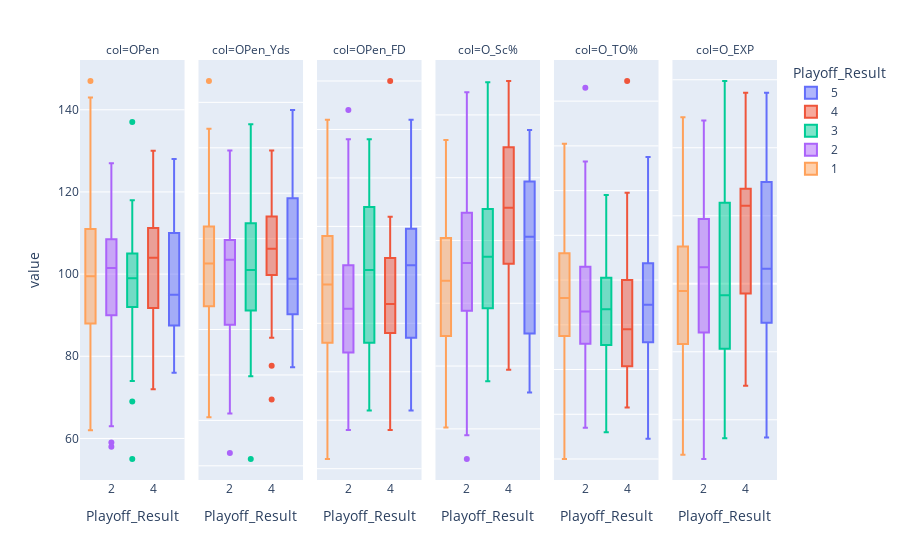

Write notebook code for a chart like this one.
### Code cell
import plotly.express as px

px.box(pen.melt(id_vars=['Playoff_Result'], var_name = "col" ), x = "Playoff_Result", y='value', 
       color = 'Playoff_Result',facet_col='col').update_yaxes(matches=None)

### Figure 1 — Plotly figure (JSON) as saved in the notebook; plotly's stock layout.template omitted (floating-point values rounded to 4 significant figures)
{"data": [{"alignmentgroup": "True", "hovertemplate": "Playoff_Result=%{x}<br>col=OPen<br>value=%{y}<extra></extra>", "legendgroup": "5", "marker": {"color": "#636efa"}, "name": "5", "notched": false, "offsetgroup": "5", "orientation": "v", "showlegend": true, "type": "box", "x": [5, 5, 5, 5, 5, 5, 5, 5, 5, 5, 5, 5, 5, 5, 5, 5, 5, 5, 5, 5, 5, 5, 5], "x0": " ", "xaxis": "x", "y": [95, 92, 103, 111, 101, 99, 86, 77, 95, 89, 78, 94, 121, 128, 120, 115, 93, 116, 93, 107, 84, 76, 87], "y0": " ", "yaxis": "y"}, {"alignmentgroup": "True", "hovertemplate": "Playoff_Result=%{x}<br>col=OPen_Yds<br>value=%{y}<extra></extra>", "legendgroup": "5", "marker": {"color": "#636efa"}, "name": "5", "notched": false, "offsetgroup": "5", "orientation": "v", "showlegend": false, "type": "box", "x": [5, 5, 5, 5, 5, 5, 5, 5, 5, 5, 5, 5, 5, 5, 5, 5, 5, 5, 5, 5, 5, 5, 5], "x0": " ", "xaxis": "x2", "y": [730, 802, 789, 998, 822, 876, 718, 652, 812, 787, 617, 795, 1127, 1183, 1080, 1063, 819, 962, 744, 1029, 715, 637, 838], "y0": " ", "yaxis": "y2"}, {"alignmentgroup": "True", "hovertemplate": "Playoff_Result=%{x}<br>col=OPen_FD<br>value=%{y}<extra></extra>", "legendgroup": "5", "marker": {"color": "#636efa"}, "name": "5", "notched": false, "offsetgroup": "5", "orientation": "v", "showlegend": false, "type": "box", "x": [5, 5, 5, 5, 5, 5, 5, 5, 5, 5, 5, 5, 5, 5, 5, 5, 5, 5, 5, 5, 5, 5, 5], "x0": " ", "xaxis": "x3", "y": [16, 28, 25, 26, 31, 33, 23, 35, 18, 18, 20, 31, 34, 31, 37, 28, 39, 37, 28, 46, 44, 23, 31], "y0": " ", "yaxis": "y3"}, {"alignmentgroup": "True", "hovertemplate": "Playoff_Result=%{x}<br>col=O_Sc%<br>value=%{y}<extra></extra>", "legendgroup": "5", "marker": {"color": "#636efa"}, "name": "5", "notched": false, "offsetgroup": "5", "orientation": "v", "showlegend": false, "type": "box", "x": [5, 5, 5, 5, 5, 5, 5, 5, 5, 5, 5, 5, 5, 5, 5, 5, 5, 5, 5, 5, 5, 5, 5], "x0": " ", "xaxis": "x4", "y": [0.328, 0.324, 0.326, 0.279, 0.421, 0.361, 0.474, 0.323, 0.326, 0.416, 0.35, 0.325, 0.358, 0.407, 0.453, 0.312, 0.429, 0.403, 0.408, 0.488, 0.478, 0.459, 0.464], "y0": " ", "yaxis": "y4"}, {"alignmentgroup": "True", "hovertemplate": "Playoff_Result=%{x}<br>col=O_TO%<br>value=%{y}<extra></extra>", "legendgroup": "5", "marker": {"color": "#636efa"}, "name": "5", "notched": false, "offsetgroup": "5", "orientation": "v", "showlegend": false, "type": "box", "x": [5, 5, 5, 5, 5, 5, 5, 5, 5, 5, 5, 5, 5, 5, 5, 5, 5, 5, 5, 5, 5, 5, 5], "x0": " ", "xaxis": "x5", "y": [0.128, 0.146, 0.107, 0.113, 0.146, 0.109, 0.109, 0.175, 0.126, 0.135, 0.109, 0.115, 0.078, 0.093, 0.072, 0.151, 0.049, 0.094, 0.092, 0.079, 0.089, 0.122, 0.101], "y0": " ", "yaxis": "y5"}, {"alignmentgroup": "True", "hovertemplate": "Playoff_Result=%{x}<br>col=O_EXP<br>value=%{y}<extra></extra>", "legendgroup": "5", "marker": {"color": "#636efa"}, "name": "5", "notched": false, "offsetgroup": "5", "orientation": "v", "showlegend": false, "type": "box", "x": [5, 5, 5, 5, 5, 5, 5, 5, 5, 5, 5, 5, 5, 5, 5, 5, 5, 5, 5, 5, 5, 5, 5], "x0": " ", "xaxis": "x6", "y": [-226.1, -179.1, -43.76, -136.5, 22.2, -59.51, 26.73, -163.8, -199.9, 60.76, -45.71, -45.79, 22.03, 60.55, 181.1, -50.98, 113.4, 21.06, 191.0, 263.4, 246.2, 161.5, 281], "y0": " ", "yaxis": "y6"}, {"alignmentgroup": "True", "hovertemplate": "Playoff_Result=%{x}<br>col=OPen<br>value=%{y}<extra></extra>", "legendgroup": "4", "marker": {"color": "#EF553B"}, "name": "4", "notched": false, "offsetgroup": "4", "orientation": "v", "showlegend": true, "type": "box", "x": [4, 4, 4, 4, 4, 4, 4, 4, 4, 4, 4, 4, 4, 4, 4, 4, 4, 4, 4, 4, 4, 4, 4], "x0": " ", "xaxis": "x", "y": [91, 107, 129, 116, 124, 94, 112, 78, 107, 74, 100, 87, 109, 117, 130, 103, 104, 95, 96, 105, 105, 72, 90], "y0": " ", "yaxis": "y"}, {"alignmentgroup": "True", "hovertemplate": "Playoff_Result=%{x}<br>col=OPen_Yds<br>value=%{y}<extra></extra>", "legendgroup": "4", "marker": {"color": "#EF553B"}, "name": "4", "notched": false, "offsetgroup": "4", "orientation": "v", "showlegend": false, "type": "box", "x": [4, 4, 4, 4, 4, 4, 4, 4, 4, 4, 4, 4, 4, 4, 4, 4, 4, 4, 4, 4, 4, 4, 4], "x0": " ", "xaxis": "x2", "y": [839, 847, 1094, 966, 952, 846, 923, 690, 781, 546, 903, 815, 960, 1000, 1009, 887, 848, 835, 878, 939, 919, 620, 682], "y0": " ", "yaxis": "y2"}, {"alignmentgroup": "True", "hovertemplate": "Playoff_Result=%{x}<br>col=OPen_FD<br>value=%{y}<extra></extra>", "legendgroup": "4", "marker": {"color": "#EF553B"}, "name": "4", "notched": false, "offsetgroup": "4", "orientation": "v", "showlegend": false, "type": "box", "x": [4, 4, 4, 4, 4, 4, 4, 4, 4, 4, 4, 4, 4, 4, 4, 4, 4, 4, 4, 4, 4, 4, 4], "x0": " ", "xaxis": "x3", "y": [15, 17, 27, 24, 26, 27, 36, 26, 25, 29, 14, 30, 22, 35, 24, 24, 32, 50, 31, 31, 32, 33, 29], "y0": " ", "yaxis": "y3"}, {"alignmentgroup": "True", "hovertemplate": "Playoff_Result=%{x}<br>col=O_Sc%<br>value=%{y}<extra></extra>", "legendgroup": "4", "marker": {"color": "#EF553B"}, "name": "4", "notched": false, "offsetgroup": "4", "orientation": "v", "showlegend": false, "type": "box", "x": [4, 4, 4, 4, 4, 4, 4, 4, 4, 4, 4, 4, 4, 4, 4, 4, 4, 4, 4, 4, 4, 4, 4], "x0": " ", "xaxis": "x4", "y": [0.297, 0.44, 0.427, 0.308, 0.359, 0.389, 0.348, 0.527, 0.393, 0.379, 0.369, 0.472, 0.393, 0.475, 0.406, 0.429, 0.526, 0.494, 0.486, 0.443, 0.479, 0.426, 0.425], "y0": " ", "yaxis": "y4"}, {"alignmentgroup": "True", "hovertemplate": "Playoff_Result=%{x}<br>col=O_TO%<br>value=%{y}<extra></extra>", "legendgroup": "4", "marker": {"color": "#EF553B"}, "name": "4", "notched": false, "offsetgroup": "4", "orientation": "v", "showlegend": false, "type": "box", "x": [4, 4, 4, 4, 4, 4, 4, 4, 4, 4, 4, 4, 4, 4, 4, 4, 4, 4, 4, 4, 4, 4, 4], "x0": " ", "xaxis": "x5", "y": [0.12, 0.209, 0.094, 0.149, 0.109, 0.081, 0.159, 0.078, 0.157, 0.132, 0.095, 0.083, 0.079, 0.104, 0.069, 0.096, 0.063, 0.069, 0.098, 0.12, 0.092, 0.1, 0.102], "y0": " ", "yaxis": "y5"}, {"alignmentgroup": "True", "hovertemplate": "Playoff_Result=%{x}<br>col=O_EXP<br>value=%{y}<extra></extra>", "legendgroup": "4", "marker": {"color": "#EF553B"}, "name": "4", "notched": false, "offsetgroup": "4", "orientation": "v", "showlegend": false, "type": "box", "x": [4, 4, 4, 4, 4, 4, 4, 4, 4, 4, 4, 4, 4, 4, 4, 4, 4, 4, 4, 4, 4, 4, 4], "x0": " ", "xaxis": "x6", "y": [-107.3, 4.1, 123.3, -149.9, -11.51, 48.65, -133.8, 133.7, -42.91, 43.68, -133.7, 99.08, -15.31, 277.2, 137.2, 115.3, 212.1, 114.8, 239.8, 140.4, 280.8, 118.5, 227.0], "y0": " ", "yaxis": "y6"}, {"alignmentgroup": "True", "hovertemplate": "Playoff_Result=%{x}<br>col=OPen<br>value=%{y}<extra></extra>", "legendgroup": "3", "marker": {"color": "#00cc96"}, "name": "3", "notched": false, "offsetgroup": "3", "orientation": "v", "showlegend": true, "type": "box", "x": [3, 3, 3, 3, 3, 3, 3, 3, 3, 3, 3, 3, 3, 3, 3, 3, 3, 3, 3, 3, 3, 3, 3, 3, 3, 3, 3, 3, 3, 3, 3, 3, 3, 3, 3, 3, 3, 3, 3, 3, 3, 3, 3, 3, 3, 3], "x0": " ", "xaxis": "x", "y": [118, 106, 100, 86, 111, 112, 96, 92, 109, 99, 97, 91, 98, 79, 113, 94, 74, 103, 101, 88, 91, 103, 113, 92, 97, 55, 103, 69, 92, 105, 96, 94, 112, 100, 100, 112, 94, 137, 100, 99, 84, 102, 102, 111, 94, 81], "y0": " ", "yaxis": "y"}, {"alignmentgroup": "True", "hovertemplate": "Playoff_Result=%{x}<br>col=OPen_Yds<br>value=%{y}<extra></extra>", "legendgroup": "3", "marker": {"color": "#00cc96"}, "name": "3", "notched": false, "offsetgroup": "3", "orientation": "v", "showlegend": false, "type": "box", "x": [3, 3, 3, 3, 3, 3, 3, 3, 3, 3, 3, 3, 3, 3, 3, 3, 3, 3, 3, 3, 3, 3, 3, 3, 3, 3, 3, 3, 3, 3, 3, 3, 3, 3, 3, 3, 3, 3, 3, 3, 3, 3, 3, 3, 3, 3], "x0": " ", "xaxis": "x2", "y": [940, 908, 768, 737, 897, 891, 817, 662, 905, 835, 756, 732, 940, 597, 1006, 761, 635, 785, 757, 677, 768, 934, 1014, 742, 840, 415, 845, 625, 775, 848, 860, 758, 1068, 827, 949, 936, 939, 1152, 774, 932, 684, 941, 1066, 925, 730, 623], "y0": " ", "yaxis": "y2"}, {"alignmentgroup": "True", "hovertemplate": "Playoff_Result=%{x}<br>col=OPen_FD<br>value=%{y}<extra></extra>", "legendgroup": "3", "marker": {"color": "#00cc96"}, "name": "3", "notched": false, "offsetgroup": "3", "orientation": "v", "showlegend": false, "type": "box", "x": [3, 3, 3, 3, 3, 3, 3, 3, 3, 3, 3, 3, 3, 3, 3, 3, 3, 3, 3, 3, 3, 3, 3, 3, 3, 3, 3, 3, 3, 3, 3, 3, 3, 3, 3, 3, 3, 3, 3, 3, 3, 3, 3, 3, 3, 3], "x0": " ", "xaxis": "x3", "y": [32, 19, 20, 16, 23, 18, 41, 32, 31, 28, 23, 39, 28, 24, 28, 16, 20, 21, 24, 17, 24, 18, 31, 33, 37, 26, 23, 43, 30, 40, 31, 44, 29, 36, 38, 38, 33, 37, 40, 36, 28, 38, 31, 33, 27, 40], "y0": " ", "yaxis": "y3"}, {"alignmentgroup": "True", "hovertemplate": "Playoff_Result=%{x}<br>col=O_Sc%<br>value=%{y}<extra></extra>", "legendgroup": "3", "marker": {"color": "#00cc96"}, "name": "3", "notched": false, "offsetgroup": "3", "orientation": "v", "showlegend": false, "type": "box", "x": [3, 3, 3, 3, 3, 3, 3, 3, 3, 3, 3, 3, 3, 3, 3, 3, 3, 3, 3, 3, 3, 3, 3, 3, 3, 3, 3, 3, 3, 3, 3, 3, 3, 3, 3, 3, 3, 3, 3, 3, 3, 3, 3, 3, 3, 3], "x0": " ", "xaxis": "x4", "y": [0.392, 0.397, 0.294, 0.346, 0.36, 0.346, 0.342, 0.463, 0.288, 0.358, 0.36, 0.358, 0.344, 0.368, 0.389, 0.34, 0.355, 0.33, 0.42, 0.318, 0.293, 0.322, 0.396, 0.355, 0.481, 0.44, 0.378, 0.408, 0.467, 0.395, 0.432, 0.425, 0.385, 0.438, 0.389, 0.347, 0.518, 0.526, 0.373, 0.314, 0.497, 0.494, 0.412, 0.482, 0.414, 0.415], "y0": " ", "yaxis": "y4"}, {"alignmentgroup": "True", "hovertemplate": "Playoff_Result=%{x}<br>col=O_TO%<br>value=%{y}<extra></extra>", "legendgroup": "3", "marker": {"color": "#00cc96"}, "name": "3", "notched": false, "offsetgroup": "3", "orientation": "v", "showlegend": false, "type": "box", "x": [3, 3, 3, 3, 3, 3, 3, 3, 3, 3, 3, 3, 3, 3, 3, 3, 3, 3, 3, 3, 3, 3, 3, 3, 3, 3, 3, 3, 3, 3, 3, 3, 3, 3, 3, 3, 3, 3, 3, 3, 3, 3, 3, 3, 3, 3], "x0": " ", "xaxis": "x5", "y": [0.106, 0.149, 0.109, 0.115, 0.12, 0.132, 0.102, 0.102, 0.158, 0.117, 0.081, 0.126, 0.138, 0.121, 0.121, 0.126, 0.115, 0.108, 0.09, 0.152, 0.157, 0.106, 0.052, 0.118, 0.081, 0.103, 0.09, 0.1, 0.071, 0.146, 0.057, 0.118, 0.099, 0.091, 0.076, 0.111, 0.095, 0.105, 0.068, 0.086, 0.056, 0.118, 0.115, 0.137, 0.091, 0.097], "y0": " ", "yaxis": "y5"}, {"alignmentgroup": "True", "hovertemplate": "Playoff_Result=%{x}<br>col=O_EXP<br>value=%{y}<extra></extra>", "legendgroup": "3", "marker": {"color": "#00cc96"}, "name": "3", "notched": false, "offsetgroup": "3", "orientation": "v", "showlegend": false, "type": "box", "x": [3, 3, 3, 3, 3, 3, 3, 3, 3, 3, 3, 3, 3, 3, 3, 3, 3, 3, 3, 3, 3, 3, 3, 3, 3, 3, 3, 3, 3, 3, 3, 3, 3, 3, 3, 3, 3, 3, 3, 3, 3, 3, 3, 3, 3, 3], "x0": " ", "xaxis": "x6", "y": [11.03, -60.12, -167.9, -53.1, -15.34, 9.52, -80.82, -13.96, -108.9, -95.61, -52.48, -104.3, -76.38, -100.4, -41.4, -114.6, -106.8, -196.2, 7.01, -176.0, -227.3, -122.9, -152.6, -72.94, 119.0, -18.12, 58.16, 100.4, 172.3, 83.73, 138.0, 148.4, -22.48, 115.2, -54.08, -36.01, 237.7, 298.1, 113.4, 115.9, 290.8, 228.7, 130.0, 261.8, 161.3, 147.6], "y0": " ", "yaxis": "y6"}, {"alignmentgroup": "True", "hovertemplate": "Playoff_Result=%{x}<br>col=OPen<br>value=%{y}<extra></extra>", "legendgroup": "2", "marker": {"color": "#ab63fa"}, "name": "2", "notched": false, "offsetgroup": "2", "orientation": "v", "showlegend": true, "type": "box", "x": [2, 2, 2, 2, 2, 2, 2, 2, 2, 2, 2, 2, 2, 2, 2, 2, 2, 2, 2, 2, 2, 2, 2, 2, 2, 2, 2, 2, 2, 2, 2, 2, 2, 2, 2, 2, 2, 2, 2, 2, 2, 2, 2, 2, 2, 2, 2, 2, 2, 2, 2, 2, 2, 2, 2, 2, 2, 2, 2, 2, 2, 2, 2, 2, 2, 2, 2, 2, 2, 2, 2, 2, 2, 2, 2, 2, 2, 2, 2, 2, 2, 2, 2, 2, 2, 2, 2, 2, 2, 2, 2, 2], "x0": " ", "xaxis": "x", "y": [107, 113, 115, 124, 80, 89, 63, 107, 87, 79, 105, 90, 79, 88, 92, 110, 117, 106, 91, 127, 94, 105, 108, 110, 90, 94, 109, 112, 67, 104, 76, 59, 102, 95, 108, 94, 78, 115, 108, 115, 83, 101, 58, 90, 76, 99, 99, 101, 108, 110, 100, 103, 80, 95, 95, 66, 120, 105, 83, 111, 94, 117, 104, 105, 109, 105, 87, 117, 101, 105, 102, 85, 113, 100, 104, 120, 109, 111, 109, 96, 98, 100, 104, 71, 97, 113, 69, 103, 104, 92, 106, 90], "y0": " ", "yaxis": "y"}, {"alignmentgroup": "True", "hovertemplate": "Playoff_Result=%{x}<br>col=OPen_Yds<br>value=%{y}<extra></extra>", "legendgroup": "2", "marker": {"color": "#ab63fa"}, "name": "2", "notched": false, "offsetgroup": "2", "orientation": "v", "showlegend": false, "type": "box", "x": [2, 2, 2, 2, 2, 2, 2, 2, 2, 2, 2, 2, 2, 2, 2, 2, 2, 2, 2, 2, 2, 2, 2, 2, 2, 2, 2, 2, 2, 2, 2, 2, 2, 2, 2, 2, 2, 2, 2, 2, 2, 2, 2, 2, 2, 2, 2, 2, 2, 2, 2, 2, 2, 2, 2, 2, 2, 2, 2, 2, 2, 2, 2, 2, 2, 2, 2, 2, 2, 2, 2, 2, 2, 2, 2, 2, 2, 2, 2, 2, 2, 2, 2, 2, 2, 2, 2, 2, 2, 2, 2, 2], "x0": " ", "xaxis": "x2", "y": [870, 980, 920, 1024, 633, 728, 622, 897, 725, 685, 931, 712, 698, 699, 667, 887, 884, 801, 693, 993, 690, 850, 925, 921, 791, 700, 878, 983, 515, 815, 594, 428, 821, 748, 855, 637, 570, 892, 886, 1094, 766, 890, 598, 673, 591, 852, 851, 843, 873, 890, 805, 923, 671, 765, 817, 576, 1045, 839, 756, 870, 868, 1007, 878, 906, 848, 879, 868, 970, 897, 967, 918, 785, 967, 852, 885, 953, 882, 892, 867, 895, 1005, 870, 961, 655, 874, 980, 678, 973, 842, 709, 827, 674], "y0": " ", "yaxis": "y2"}, {"alignmentgroup": "True", "hovertemplate": "Playoff_Result=%{x}<br>col=OPen_FD<br>value=%{y}<extra></extra>", "legendgroup": "2", "marker": {"color": "#ab63fa"}, "name": "2", "notched": false, "offsetgroup": "2", "orientation": "v", "showlegend": false, "type": "box", "x": [2, 2, 2, 2, 2, 2, 2, 2, 2, 2, 2, 2, 2, 2, 2, 2, 2, 2, 2, 2, 2, 2, 2, 2, 2, 2, 2, 2, 2, 2, 2, 2, 2, 2, 2, 2, 2, 2, 2, 2, 2, 2, 2, 2, 2, 2, 2, 2, 2, 2, 2, 2, 2, 2, 2, 2, 2, 2, 2, 2, 2, 2, 2, 2, 2, 2, 2, 2, 2, 2, 2, 2, 2, 2, 2, 2, 2, 2, 2, 2, 2, 2, 2, 2, 2, 2, 2, 2, 2, 2, 2, 2], "x0": " ", "xaxis": "x3", "y": [25, 25, 25, 26, 23, 27, 24, 19, 19, 24, 30, 24, 27, 22, 27, 15, 28, 47, 15, 22, 30, 23, 21, 29, 15, 33, 17, 17, 26, 22, 21, 19, 32, 18, 17, 17, 28, 22, 25, 18, 20, 20, 42, 31, 34, 14, 20, 27, 22, 29, 36, 43, 28, 39, 28, 39, 35, 31, 31, 38, 33, 17, 32, 44, 22, 25, 30, 25, 35, 20, 29, 36, 25, 31, 25, 38, 30, 31, 27, 37, 21, 27, 19, 23, 25, 28, 31, 34, 24, 27, 32, 30], "y0": " ", "yaxis": "y3"}, {"alignmentgroup": "True", "hovertemplate": "Playoff_Result=%{x}<br>col=O_Sc%<br>value=%{y}<extra></extra>", "legendgroup": "2", "marker": {"color": "#ab63fa"}, "name": "2", "notched": false, "offsetgroup": "2", "orientation": "v", "showlegend": false, "type": "box", "x": [2, 2, 2, 2, 2, 2, 2, 2, 2, 2, 2, 2, 2, 2, 2, 2, 2, 2, 2, 2, 2, 2, 2, 2, 2, 2, 2, 2, 2, 2, 2, 2, 2, 2, 2, 2, 2, 2, 2, 2, 2, 2, 2, 2, 2, 2, 2, 2, 2, 2, 2, 2, 2, 2, 2, 2, 2, 2, 2, 2, 2, 2, 2, 2, 2, 2, 2, 2, 2, 2, 2, 2, 2, 2, 2, 2, 2, 2, 2, 2, 2, 2, 2, 2, 2, 2, 2, 2, 2, 2, 2, 2], "x0": " ", "xaxis": "x4", "y": [0.304, 0.333, 0.306, 0.324, 0.323, 0.292, 0.297, 0.362, 0.376, 0.361, 0.386, 0.357, 0.383, 0.38, 0.411, 0.394, 0.389, 0.463, 0.333, 0.303, 0.436, 0.226, 0.297, 0.348, 0.432, 0.299, 0.313, 0.339, 0.446, 0.418, 0.396, 0.332, 0.438, 0.435, 0.346, 0.38, 0.459, 0.335, 0.307, 0.35, 0.47, 0.265, 0.393, 0.328, 0.483, 0.372, 0.514, 0.245, 0.356, 0.394, 0.399, 0.376, 0.365, 0.449, 0.403, 0.388, 0.399, 0.436, 0.348, 0.396, 0.405, 0.42, 0.379, 0.333, 0.371, 0.439, 0.314, 0.373, 0.43, 0.446, 0.412, 0.351, 0.424, 0.381, 0.379, 0.412, 0.365, 0.379, 0.518, 0.416, 0.455, 0.406, 0.453, 0.342, 0.443, 0.452, 0.445, 0.389, 0.415, 0.45, 0.373, 0.392], "y0": " ", "yaxis": "y4"}, {"alignmentgroup": "True", "hovertemplate": "Playoff_Result=%{x}<br>col=O_TO%<br>value=%{y}<extra></extra>", "legendgroup": "2", "marker": {"color": "#ab63fa"}, "name": "2", "notched": false, "offsetgroup": "2", "orientation": "v", "showlegend": false, "type": "box", "x": [2, 2, 2, 2, 2, 2, 2, 2, 2, 2, 2, 2, 2, 2, 2, 2, 2, 2, 2, 2, 2, 2, 2, 2, 2, 2, 2, 2, 2, 2, 2, 2, 2, 2, 2, 2, 2, 2, 2, 2, 2, 2, 2, 2, 2, 2, 2, 2, 2, 2, 2, 2, 2, 2, 2, 2, 2, 2, 2, 2, 2, 2, 2, 2, 2, 2, 2, 2, 2, 2, 2, 2, 2, 2, 2, 2, 2, 2, 2, 2, 2, 2, 2, 2, 2, 2, 2, 2, 2, 2, 2, 2], "x0": " ", "xaxis": "x5", "y": [0.149, 0.138, 0.13, 0.126, 0.128, 0.163, 0.113, 0.108, 0.092, 0.107, 0.132, 0.168, 0.085, 0.156, 0.168, 0.096, 0.12, 0.097, 0.086, 0.206, 0.091, 0.128, 0.13, 0.13, 0.068, 0.173, 0.115, 0.115, 0.114, 0.126, 0.101, 0.114, 0.073, 0.106, 0.089, 0.099, 0.094, 0.095, 0.171, 0.109, 0.054, 0.148, 0.09, 0.095, 0.061, 0.105, 0.109, 0.142, 0.084, 0.1, 0.122, 0.081, 0.094, 0.114, 0.083, 0.069, 0.096, 0.128, 0.118, 0.099, 0.137, 0.086, 0.071, 0.089, 0.09, 0.087, 0.114, 0.097, 0.106, 0.091, 0.103, 0.126, 0.1, 0.125, 0.101, 0.132, 0.106, 0.124, 0.084, 0.104, 0.09, 0.097, 0.106, 0.125, 0.098, 0.113, 0.064, 0.13, 0.108, 0.152, 0.073, 0.122], "y0": " ", "yaxis": "y5"}, {"alignmentgroup": "True", "hovertemplate": "Playoff_Result=%{x}<br>col=O_EXP<br>value=%{y}<extra></extra>", "legendgroup": "2", "marker": {"color": "#ab63fa"}, "name": "2", "notched": false, "offsetgroup": "2", "orientation": "v", "showlegend": false, "type": "box", "x": [2, 2, 2, 2, 2, 2, 2, 2, 2, 2, 2, 2, 2, 2, 2, 2, 2, 2, 2, 2, 2, 2, 2, 2, 2, 2, 2, 2, 2, 2, 2, 2, 2, 2, 2, 2, 2, 2, 2, 2, 2, 2, 2, 2, 2, 2, 2, 2, 2, 2, 2, 2, 2, 2, 2, 2, 2, 2, 2, 2, 2, 2, 2, 2, 2, 2, 2, 2, 2, 2, 2, 2, 2, 2, 2, 2, 2, 2, 2, 2, 2, 2, 2, 2, 2, 2, 2, 2, 2, 2, 2, 2], "x0": " ", "xaxis": "x6", "y": [-203.7, -206.1, -165.4, -126.0, -80.64, -241.9, -189.5, -43.06, 66.68, 34.42, 38.4, 1.38, 36.78, -49.49, -159, -103.8, 65.96, 113.8, -51.69, -93.92, 77.86, -257.7, -118.9, -89.97, -0.85, -202.3, -170.2, -32.03, 52.46, 19.43, -1.73, -107.1, -47.01, 37.86, -76.91, -47.15, -11.67, -32.87, -116, -66.23, 73.64, -197.1, -39.55, -79.88, 92.5, -63.12, 165.6, -154.8, -20.08, 9.07, 54.27, 25.77, 90.4, 186.3, 169.9, 98, 140.4, 174.2, 44.08, 135.2, 22.98, 129.3, 41.53, 40.61, -23.04, 86.3, -102.3, -11.48, -32.55, 7.38, -46.05, -134.3, 170.2, 91.97, 83.04, 140.5, 86.55, 118.7, 240.0, 98.01, 176.9, 159.5, 148.3, 57.24, 216.1, 216.7, 180.4, 79.19, 112.3, 157.5, 78.05, 103.2], "y0": " ", "yaxis": "y6"}, {"alignmentgroup": "True", "hovertemplate": "Playoff_Result=%{x}<br>col=OPen<br>value=%{y}<extra></extra>", "legendgroup": "1", "marker": {"color": "#FFA15A"}, "name": "1", "notched": false, "offsetgroup": "1", "orientation": "v", "showlegend": true, "type": "box", "x": [1, 1, 1, 1, 1, 1, 1, 1, 1, 1, 1, 1, 1, 1, 1, 1, 1, 1, 1, 1, 1, 1, 1, 1, 1, 1, 1, 1, 1, 1, 1, 1, 1, 1, 1, 1, 1, 1, 1, 1, 1, 1, 1, 1, 1, 1, 1, 1, 1, 1, 1, 1, 1, 1, 1, 1, 1, 1, 1, 1, 1, 1, 1, 1, 1, 1, 1, 1, 1, 1, 1, 1, 1, 1, 1, 1, 1, 1, 1, 1, 1, 1, 1, 1, 1, 1, 1, 1, 1, 1, 1, 1, 1, 1, 1, 1, 1, 1], "x0": " ", "xaxis": "x", "y": [89, 82, 111, 89, 107, 82, 62, 77, 113, 107, 91, 108, 91, 107, 126, 98, 116, 93, 79, 108, 110, 143, 131, 121, 101, 70, 100, 76, 101, 81, 90, 80, 81, 90, 86, 71, 81, 118, 114, 115, 90, 129, 90, 79, 93, 101, 128, 99, 116, 94, 99, 90, 86, 102, 95, 101, 118, 102, 103, 91, 88, 105, 111, 107, 125, 88, 100, 147, 83, 98, 118, 107, 116, 97, 111, 105, 100, 120, 94, 117, 86, 88, 81, 87, 84, 94, 114, 107, 127, 106, 124, 95, 99, 88, 82, 111, 106, 81], "y0": " ", "yaxis": "y"}, {"alignmentgroup": "True", "hovertemplate": "Playoff_Result=%{x}<br>col=OPen_Yds<br>value=%{y}<extra></extra>", "legendgroup": "1", "marker": {"color": "#FFA15A"}, "name": "1", "notched": false, "offsetgroup": "1", "orientation": "v", "showlegend": false, "type": "box", "x": [1, 1, 1, 1, 1, 1, 1, 1, 1, 1, 1, 1, 1, 1, 1, 1, 1, 1, 1, 1, 1, 1, 1, 1, 1, 1, 1, 1, 1, 1, 1, 1, 1, 1, 1, 1, 1, 1, 1, 1, 1, 1, 1, 1, 1, 1, 1, 1, 1, 1, 1, 1, 1, 1, 1, 1, 1, 1, 1, 1, 1, 1, 1, 1, 1, 1, 1, 1, 1, 1, 1, 1, 1, 1, 1, 1, 1, 1, 1, 1, 1, 1, 1, 1, 1, 1, 1, 1, 1, 1, 1, 1, 1, 1, 1, 1, 1, 1], "x0": " ", "xaxis": "x2", "y": [792, 702, 942, 866, 914, 669, 507, 672, 955, 845, 730, 913, 777, 922, 970, 837, 950, 880, 669, 875, 920, 1115, 1085, 1006, 881, 560, 939, 577, 773, 614, 751, 651, 669, 692, 619, 591, 743, 1057, 863, 951, 771, 1101, 884, 709, 769, 854, 1075, 874, 985, 801, 857, 830, 801, 1000, 846, 774, 989, 812, 834, 707, 797, 828, 917, 910, 1142, 857, 861, 1247, 682, 872, 1044, 922, 940, 796, 959, 787, 836, 1036, 828, 927, 783, 777, 691, 697, 662, 899, 990, 842, 1103, 831, 1104, 854, 793, 684, 678, 881, 854, 635], "y0": " ", "yaxis": "y2"}, {"alignmentgroup": "True", "hovertemplate": "Playoff_Result=%{x}<br>col=OPen_FD<br>value=%{y}<extra></extra>", "legendgroup": "1", "marker": {"color": "#FFA15A"}, "name": "1", "notched": false, "offsetgroup": "1", "orientation": "v", "showlegend": false, "type": "box", "x": [1, 1, 1, 1, 1, 1, 1, 1, 1, 1, 1, 1, 1, 1, 1, 1, 1, 1, 1, 1, 1, 1, 1, 1, 1, 1, 1, 1, 1, 1, 1, 1, 1, 1, 1, 1, 1, 1, 1, 1, 1, 1, 1, 1, 1, 1, 1, 1, 1, 1, 1, 1, 1, 1, 1, 1, 1, 1, 1, 1, 1, 1, 1, 1, 1, 1, 1, 1, 1, 1, 1, 1, 1, 1, 1, 1, 1, 1, 1, 1, 1, 1, 1, 1, 1, 1, 1, 1, 1, 1, 1, 1, 1, 1, 1, 1, 1, 1], "x0": " ", "xaxis": "x3", "y": [36, 20, 21, 33, 14, 23, 18, 25, 33, 31, 18, 27, 27, 39, 23, 22, 28, 40, 21, 37, 30, 34, 24, 34, 21, 29, 32, 21, 17, 21, 12, 11, 13, 23, 21, 25, 37, 32, 27, 21, 23, 17, 21, 26, 34, 24, 34, 32, 26, 42, 24, 30, 31, 24, 25, 34, 28, 27, 38, 44, 31, 28, 34, 35, 21, 26, 36, 37, 32, 24, 29, 29, 30, 46, 40, 37, 35, 20, 31, 32, 36, 24, 35, 30, 29, 34, 26, 22, 31, 34, 37, 36, 27, 45, 21, 29, 34, 27], "y0": " ", "yaxis": "y3"}, {"alignmentgroup": "True", "hovertemplate": "Playoff_Result=%{x}<br>col=O_Sc%<br>value=%{y}<extra></extra>", "legendgroup": "1", "marker": {"color": "#FFA15A"}, "name": "1", "notched": false, "offsetgroup": "1", "orientation": "v", "showlegend": false, "type": "box", "x": [1, 1, 1, 1, 1, 1, 1, 1, 1, 1, 1, 1, 1, 1, 1, 1, 1, 1, 1, 1, 1, 1, 1, 1, 1, 1, 1, 1, 1, 1, 1, 1, 1, 1, 1, 1, 1, 1, 1, 1, 1, 1, 1, 1, 1, 1, 1, 1, 1, 1, 1, 1, 1, 1, 1, 1, 1, 1, 1, 1, 1, 1, 1, 1, 1, 1, 1, 1, 1, 1, 1, 1, 1, 1, 1, 1, 1, 1, 1, 1, 1, 1, 1, 1, 1, 1, 1, 1, 1, 1, 1, 1, 1, 1, 1, 1, 1, 1], "x0": " ", "xaxis": "x4", "y": [0.383, 0.327, 0.468, 0.404, 0.297, 0.363, 0.295, 0.315, 0.312, 0.309, 0.339, 0.348, 0.362, 0.366, 0.318, 0.251, 0.379, 0.361, 0.326, 0.408, 0.419, 0.378, 0.274, 0.321, 0.326, 0.318, 0.381, 0.324, 0.323, 0.33, 0.321, 0.377, 0.339, 0.347, 0.407, 0.397, 0.41, 0.403, 0.299, 0.38, 0.313, 0.398, 0.385, 0.402, 0.374, 0.339, 0.376, 0.325, 0.393, 0.333, 0.354, 0.379, 0.409, 0.323, 0.368, 0.32, 0.324, 0.34, 0.414, 0.309, 0.384, 0.361, 0.396, 0.289, 0.307, 0.275, 0.41, 0.387, 0.374, 0.317, 0.449, 0.453, 0.407, 0.368, 0.398, 0.403, 0.348, 0.462, 0.363, 0.301, 0.479, 0.389, 0.372, 0.333, 0.444, 0.444, 0.447, 0.434, 0.438, 0.347, 0.41, 0.48, 0.32, 0.36, 0.389, 0.388, 0.406, 0.381], "y0": " ", "yaxis": "y4"}, {"alignmentgroup": "True", "hovertemplate": "Playoff_Result=%{x}<br>col=O_TO%<br>value=%{y}<extra></extra>", "legendgroup": "1", "marker": {"color": "#FFA15A"}, "name": "1", "notched": false, "offsetgroup": "1", "orientation": "v", "showlegend": false, "type": "box", "x": [1, 1, 1, 1, 1, 1, 1, 1, 1, 1, 1, 1, 1, 1, 1, 1, 1, 1, 1, 1, 1, 1, 1, 1, 1, 1, 1, 1, 1, 1, 1, 1, 1, 1, 1, 1, 1, 1, 1, 1, 1, 1, 1, 1, 1, 1, 1, 1, 1, 1, 1, 1, 1, 1, 1, 1, 1, 1, 1, 1, 1, 1, 1, 1, 1, 1, 1, 1, 1, 1, 1, 1, 1, 1, 1, 1, 1, 1, 1, 1, 1, 1, 1, 1, 1, 1, 1, 1, 1, 1, 1, 1, 1, 1, 1, 1, 1, 1], "x0": " ", "xaxis": "x5", "y": [0.117, 0.102, 0.167, 0.152, 0.181, 0.104, 0.108, 0.103, 0.138, 0.152, 0.164, 0.141, 0.135, 0.12, 0.166, 0.138, 0.154, 0.147, 0.14, 0.089, 0.112, 0.114, 0.116, 0.083, 0.137, 0.136, 0.153, 0.126, 0.169, 0.097, 0.15, 0.114, 0.069, 0.147, 0.1, 0.103, 0.124, 0.079, 0.13, 0.104, 0.068, 0.117, 0.167, 0.134, 0.107, 0.167, 0.107, 0.096, 0.077, 0.139, 0.128, 0.126, 0.124, 0.149, 0.09, 0.091, 0.095, 0.131, 0.115, 0.094, 0.093, 0.111, 0.093, 0.098, 0.111, 0.13, 0.09, 0.072, 0.117, 0.089, 0.063, 0.095, 0.107, 0.132, 0.061, 0.081, 0.107, 0.04, 0.074, 0.102, 0.072, 0.12, 0.085, 0.131, 0.101, 0.088, 0.078, 0.092, 0.099, 0.095, 0.128, 0.126, 0.103, 0.117, 0.117, 0.118, 0.112, 0.095], "y0": " ", "yaxis": "y5"}, {"alignmentgroup": "True", "hovertemplate": "Playoff_Result=%{x}<br>col=O_EXP<br>value=%{y}<extra></extra>", "legendgroup": "1", "marker": {"color": "#FFA15A"}, "name": "1", "notched": false, "offsetgroup": "1", "orientation": "v", "showlegend": false, "type": "box", "x": [1, 1, 1, 1, 1, 1, 1, 1, 1, 1, 1, 1, 1, 1, 1, 1, 1, 1, 1, 1, 1, 1, 1, 1, 1, 1, 1, 1, 1, 1, 1, 1, 1, 1, 1, 1, 1, 1, 1, 1, 1, 1, 1, 1, 1, 1, 1, 1, 1, 1, 1, 1, 1, 1, 1, 1, 1, 1, 1, 1, 1, 1, 1, 1, 1, 1, 1, 1, 1, 1, 1, 1, 1, 1, 1, 1, 1, 1, 1, 1, 1, 1, 1, 1, 1, 1, 1, 1, 1, 1, 1, 1, 1, 1, 1, 1, 1, 1], "x0": " ", "xaxis": "x6", "y": [-40.21, -137.5, 49.41, 47.85, -135.0, -40.22, -112.9, -109.1, 3.07, -34.95, -4.6, -6.25, -37.4, -127.7, -220.5, -251.5, 10.72, -58.67, -65.26, -7.11, -62.24, -92.84, -198.6, -118.0, -108.8, -133.9, -35.15, -88.56, -172.6, -156.3, -198.9, -18.96, -94.02, -102.8, 13.94, -18.27, 22.9, 72.34, -130.3, -49.4, -93.85, -11, -53.15, 28.65, -22.37, -91.67, 33.96, -104.8, -16.5, -73.11, -90.48, -59.9, 113.8, 33.5, 134.1, 38.85, 50.59, 13.84, 156.6, -9.8, 29.39, 54.93, 82.59, -38.02, -48.39, -74.19, 30.86, -24.48, -100.3, -156.2, -22.58, -43.18, 72.85, 96.31, 128.8, 84.1, 59.85, 163.0, 34.62, 6.66, 245.0, 34.92, 78.22, -10.43, 129.2, 168.4, 119.9, 113.0, 158.1, -14.49, 77.89, 127.0, 1.03, 89.64, 48.17, 79.06, 63.6, 75.75], "y0": " ", "yaxis": "y6"}], "layout": {"annotations": [{"font": {}, "showarrow": false, "text": "col=OPen", "x": 0.075, "xanchor": "center", "xref": "paper", "y": 1, "yanchor": "bottom", "yref": "paper"}, {"font": {}, "showarrow": false, "text": "col=OPen_Yds", "x": 0.245, "xanchor": "center", "xref": "paper", "y": 1, "yanchor": "bottom", "yref": "paper"}, {"font": {}, "showarrow": false, "text": "col=OPen_FD", "x": 0.415, "xanchor": "center", "xref": "paper", "y": 1, "yanchor": "bottom", "yref": "paper"}, {"font": {}, "showarrow": false, "text": "col=O_Sc%", "x": 0.585, "xanchor": "center", "xref": "paper", "y": 1, "yanchor": "bottom", "yref": "paper"}, {"font": {}, "showarrow": false, "text": "col=O_TO%", "x": 0.755, "xanchor": "center", "xref": "paper", "y": 1, "yanchor": "bottom", "yref": "paper"}, {"font": {}, "showarrow": false, "text": "col=O_EXP", "x": 0.925, "xanchor": "center", "xref": "paper", "y": 1, "yanchor": "bottom", "yref": "paper"}], "boxmode": "overlay", "legend": {"title": {"text": "Playoff_Result"}, "tracegroupgap": 0}, "margin": {"t": 60}, "xaxis": {"anchor": "y", "categoryarray": [5, 4, 3, 2, 1], "categoryorder": "array", "domain": [0, 0.15], "title": {"text": "Playoff_Result"}}, "xaxis2": {"anchor": "y2", "categoryarray": [5, 4, 3, 2, 1], "categoryorder": "array", "domain": [0.17, 0.32], "matches": "x", "title": {"text": "Playoff_Result"}}, "xaxis3": {"anchor": "y3", "categoryarray": [5, 4, 3, 2, 1], "categoryorder": "array", "domain": [0.34, 0.49], "matches": "x", "title": {"text": "Playoff_Result"}}, "xaxis4": {"anchor": "y4", "categoryarray": [5, 4, 3, 2, 1], "categoryorder": "array", "domain": [0.51, 0.66], "matches": "x", "title": {"text": "Playoff_Result"}}, "xaxis5": {"anchor": "y5", "categoryarray": [5, 4, 3, 2, 1], "categoryorder": "array", "domain": [0.68, 0.83], "matches": "x", "title": {"text": "Playoff_Result"}}, "xaxis6": {"anchor": "y6", "categoryarray": [5, 4, 3, 2, 1], "categoryorder": "array", "domain": [0.85, 1], "matches": "x", "title": {"text": "Playoff_Result"}}, "yaxis": {"anchor": "x", "domain": [0, 1], "title": {"text": "value"}}, "yaxis2": {"anchor": "x2", "domain": [0, 1], "showticklabels": false}, "yaxis3": {"anchor": "x3", "domain": [0, 1], "showticklabels": false}, "yaxis4": {"anchor": "x4", "domain": [0, 1], "showticklabels": false}, "yaxis5": {"anchor": "x5", "domain": [0, 1], "showticklabels": false}, "yaxis6": {"anchor": "x6", "domain": [0, 1], "showticklabels": false}}}
